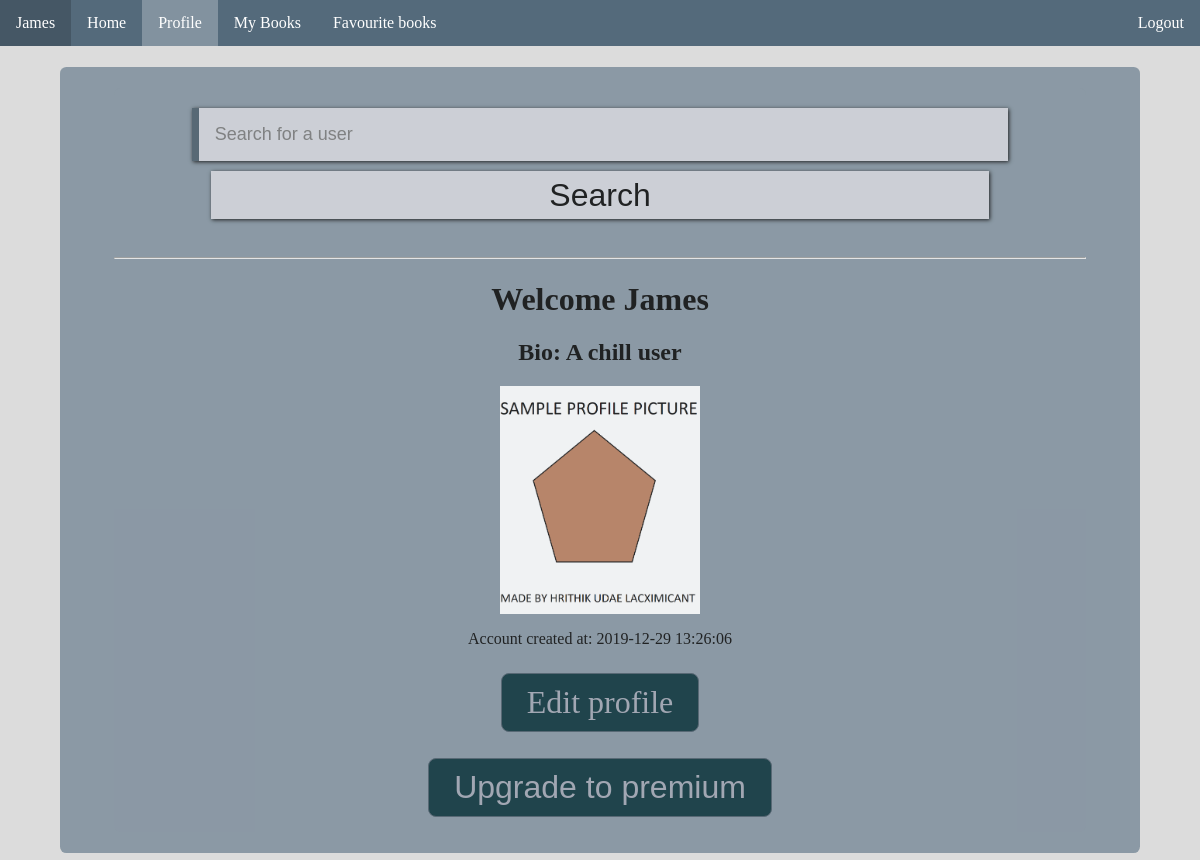
The app's page /profile/index.php (signed in) with its own data.
### tables this page shows
CREATE TABLE users ( 
  Email varchar(35) PRIMARY KEY,  
  Username varchar(10) NOT NULL,  
  Hash varchar(255) NOT NULL  
);

CREATE TABLE profile (
  Username varchar(10) PRIMARY KEY,  
  Bio varchar(40),  
  Picture varchar(255),  
  created_at datetime DEFAULT (now())  
);

### db_operations.php (called while the page is built, shortened)
<?php
function getUsernameFromUsersTable($conn, $email){
   $sqlSelect = "SELECT Username FROM users WHERE Email='$email'";
   if(!$result = mysqli_query($conn, $sqlSelect)){
      sqlError($conn);
   }
   $userArray = mysqli_fetch_array($result, MYSQLI_ASSOC);
   return $userArray['Username'];
}
function getEmailFromUsersTable($conn, $username){
   $sqlSelectSubQuery = "SELECT Email FROM users WHERE Username ='$username'";
   if(!$result = mysqli_query($conn, $sqlSelectSubQuery)){
      sqlError($conn);
   }
   $userArray = mysqli_fetch_array($result, MYSQLI_ASSOC);
   return $userArray['Email'];
}
function getProfileData($conn, $username){
   $email = getEmailFromUsersTable($conn, $username);
   $badgeData = array();
   $sqlSelectSubQuery = "SELECT * FROM profile WHERE Username IN (SELECT Username FROM users WHERE Email = '$email')";
   if(checkIfPremiumUser($conn, $email)){
      $sqlSelectBadge = "SELECT BadgeURL, BackgroundURL FROM premium WHERE Email='$email'";
      if(!$resultBadge = mysqli_query($conn, $sqlSelectBadge)){
         sqlError($conn);
      }
      $badgeData = mysqli_fetch_array($resultBadge, MYSQLI_ASSOC);
   }
   if(!$resultSubQuery = mysqli_query($conn, $sqlSelectSubQuery)){
      sqlError($conn);
   }
   $profileData = mysqli_fetch_array($resultSubQuery, MYSQLI_ASSOC);
   return array_merge($badgeData, $profileData);
}
function checkIfPremiumUser($conn, $email){
   $sqlSelectPremium = "SELECT Email FROM premium WHERE Email='$email'";
   if(!$result = mysqli_query($conn, $sqlSelectPremium)){
      sqlError($conn);
   }
   return false;
}
function checkIfStandardUser($conn, $email){
   $sqlSelectStandard = "SELECT Email FROM standard WHERE Email='$email'";
   if(!$result = mysqli_query($conn, $sqlSelectStandard)){
      sqlError($conn);
   }
   if(mysqli_num_rows($result) != 0){
      return true;
   }
   return false;
}
?>

### profile/index.php (the view, shortened to what this page needs)
<?php
include "../db_operations.php";
include "../config/db_connection.php";
global $profileData;
$premiumButton = false;
if(!isset($_GET['user']) && isset($_SESSION['User']) ){
    $username = getUsernameFromUsersTable($conn, $_SESSION['User']);
    $profileData = getProfileData($conn, $username);
    $premiumButton = checkIfStandardUser($conn, $_SESSION['User']);
}
?>
<?php include '../templates/header.php'; ?>
<div class="container">
<?php if(isset($_SESSION['User'])){ ?>
    <div class="container">
    <form action="index.php" method="GET">
        <input class="SearchBox" type="text" placeholder="Search for a user" name="user">
        <input class="Search" type="submit" value="Search">
    </form>
    <?php if($profileData != null) { ?>
        <hr>
        <h1><?php echo (isset($_GET['user']) ? 'User: ' : 'Welcome ')?> <?php echo $profileData['Username'] ?> </h1>
        <h2> Bio: <?php echo ($profileData['Bio'] == null) ? ((isset($_GET['user'])) ? 'Nothing to show' : 'No bio added, try adding one') : $profileData['Bio'] ?> </h2>
        <div class="Picture"><img class="ProfilePicture" src="<?php echo ($profileData['Picture'] != null) ? '/resources/profile-pictures/' . $profileData['Picture'] : '/resources/profile-pictures/default.png' ?>"/></div>
        <p><?php echo (!isset($_GET['user'])) ? 'Account created at: ' . $profileData['created_at'] : null ?></p>
    <?php } ?>
    <p><?php echo (isset($_GET['user'])) ? '<a class="Button" href="index.php"> Return to my profile </a>' : '<a class="Button" href="edit.php"> Edit profile </a>' ?></p>
    <?php if($premiumButton && !isset($_GET['user'])){ ?>
        <form action="index.php" method="post">
            <input type="submit" class="Button" value="Upgrade to premium" />
        </form>
    <?php } ?>
<?php }else { ?>
    <h1> Login/register required </h1>
<?php } ?>
</div>
</body>
</html>

### templates/header.php (shortened to what this page needs)
<!DOCTYPE html>
<html lang="en">
<head>
    <link rel="stylesheet" href="/resources/index.css">
</head>
<body>
    <ul class="nav">
        <?php if(isset($_SESSION['User'])){ ?>
            <?php $username = getUsernameFromUsersTable($conn, $_SESSION["User"]) ?>
            <?php echo "<li><a class='User'> $username </a></li>" ?>
        <?php } ?>
        <li><a <?php echo ($_SERVER['REQUEST_URI'] == "/index.php") ? 'class="active"' : NULL ?> href="/index.php">Home</a></li>
        <?php if(isset($_SESSION['User'])) { ?>
            <li><a <?php echo ($_SERVER['REQUEST_URI'] == "/profile/index.php") ? 'class="active"' : NULL ?> href="/profile/index.php">Profile</a></li>
            <li><a <?php echo ($_SERVER['REQUEST_URI'] == "/books/index.php") ? 'class="active"' : NULL ?> href="/books/index.php">My Books</a></li>
            <li><a <?php echo ($_SERVER['REQUEST_URI'] == "/books/favourites.php") ? 'class="active"' : NULL ?> href="/books/favourites.php">Favourite books</a></li>
            <li style="float:right"><a href="/index.php?logout" name="Logout">Logout </a></li>
        <?php }else { ?>
            <li style="float:right"><a href="/register.php">Register</a></li>
            <li style="float:right"><a href="/login.php">Login</a></li>
        <?php } ?>
    </ul>

### resources/index.css (style rules this page uses)
.Button { display: inline-block; padding: 10px 25px; font-size: 2rem; background-color: #002A32; margin: 5px; border: 1px solid #455765; color: #9EA3B0; text-decoration: none; opacity: 1; border-radius: 0.5rem; cursor: pointer; }
.Picture { width: 200px; margin: auto; }
.User { text-decoration: underline; }
.ProfilePicture { display: block; width: 100%; height: auto; }
.active { background-color: #82929F; }
.container { margin: 1% 5%; background-color: #82929F; opacity: 0.9; text-align: center; border-radius: 0.4rem; padding: 10px 0px; }
.SearchBox { margin: 10px 0px; width: 80%; padding: 1rem; font-size: large; border:none; border-left: 7px solid #455765; background-color: #D2D5DB; box-shadow: 1px 1px 4px; }
.Search { width: 80%; height: 3rem; font-size: 2rem; background-color: #D2D5DB; border: none; box-shadow: 1px 1px 4px; margin-bottom: 30px; }
.nav { list-style-type: none; margin: 0; padding: 0; overflow: hidden; background-color: #546A7B; }
.nav li { float: left; }
.nav li a { display: block; color: white; text-align: center; padding: 14px 16px; text-decoration: none; }

### records on screen
users: Username "James"
profile: Username "James", Bio "A chill user", Picture (picture), created_at "2019-12-29 13:26:06"
